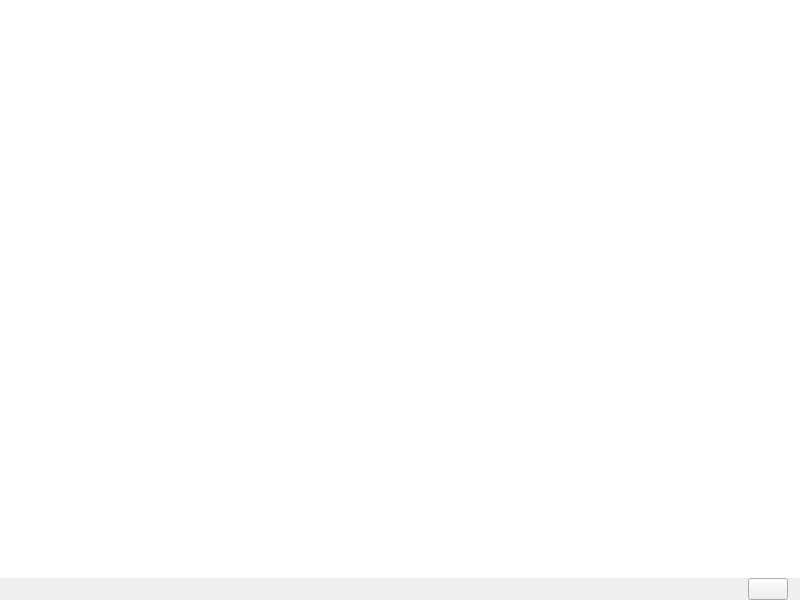
<?xml version="1.0" encoding="UTF-8"?>
<ui version="4.0">
 <class>PLSSceneCollectionManagement</class>
 <widget class="QWidget" name="PLSSceneCollectionManagement">
  <property name="geometry">
   <rect>
    <x>0</x>
    <y>0</y>
    <width>800</width>
    <height>600</height>
   </rect>
  </property>
  <property name="focusPolicy">
   <enum>Qt::ClickFocus</enum>
  </property>
  <property name="windowTitle">
   <string>PLSSceneCollectionManagement</string>
  </property>
  <layout class="QVBoxLayout" name="verticalLayout">
   <property name="spacing">
    <number>0</number>
   </property>
   <property name="leftMargin">
    <number>0</number>
   </property>
   <property name="topMargin">
    <number>0</number>
   </property>
   <property name="rightMargin">
    <number>0</number>
   </property>
   <property name="bottomMargin">
    <number>0</number>
   </property>
   <item>
    <widget class="PLSSceneCollectionListView" name="listview">
     <property name="frameShape">
      <enum>QFrame::NoFrame</enum>
     </property>
     <property name="lineWidth">
      <number>0</number>
     </property>
     <property name="verticalScrollMode">
      <enum>QAbstractItemView::ScrollPerPixel</enum>
     </property>
    </widget>
   </item>
   <item>
    <widget class="QFrame" name="buttonFrame">
     <property name="frameShape">
      <enum>QFrame::NoFrame</enum>
     </property>
     <property name="frameShadow">
      <enum>QFrame::Raised</enum>
     </property>
     <layout class="QHBoxLayout" name="horizontalLayout" stretch="1,0">
      <property name="spacing">
       <number>6</number>
      </property>
      <property name="leftMargin">
       <number>12</number>
      </property>
      <property name="topMargin">
       <number>0</number>
      </property>
      <property name="rightMargin">
       <number>12</number>
      </property>
      <property name="bottomMargin">
       <number>0</number>
      </property>
      <item>
       <widget class="PLSLabel" name="managementLabel">
        <property name="text">
         <string/>
        </property>
       </widget>
      </item>
      <item>
       <widget class="QPushButton" name="goBtn">
        <property name="text">
         <string/>
        </property>
       </widget>
      </item>
     </layout>
    </widget>
   </item>
  </layout>
 </widget>
 <customwidgets>
  <customwidget>
   <class>PLSSceneCollectionListView</class>
   <extends>QListView</extends>
   <header location="global">PLSSceneCollectionView.h</header>
  </customwidget>
  <customwidget>
   <class>PLSLabel</class>
   <extends>QLabel</extends>
   <header location="global">PLSLabel.h</header>
  </customwidget>
 </customwidgets>
 <resources/>
 <connections/>
</ui>
